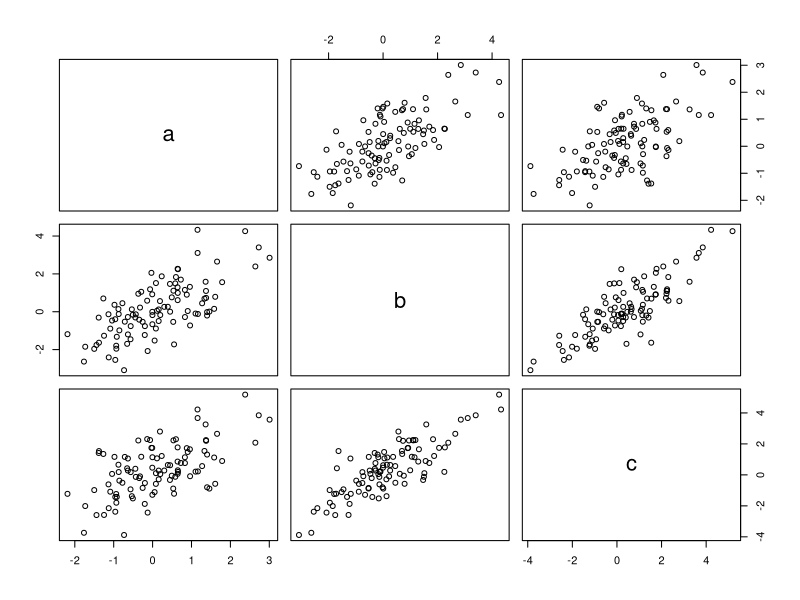

This figure's R source:
#TO DO 8

x1 <- c(rnorm(100))
x2<- c(rnorm(100))
x3<- c(rnorm(100))
todo8 = data.frame(a=x1,b=x1+x2,c=x1+x2+x3)
plot(todo8)